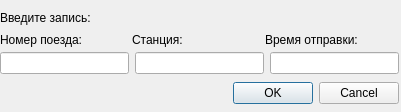
<?xml version="1.0" encoding="UTF-8"?>
<ui version="4.0">
 <class>AddDialog</class>
 <widget class="QDialog" name="AddDialog">
  <property name="geometry">
   <rect>
    <x>0</x>
    <y>0</y>
    <width>401</width>
    <height>112</height>
   </rect>
  </property>
  <property name="windowTitle">
   <string>Создать расписание</string>
  </property>
  <widget class="QLabel" name="description">
   <property name="geometry">
    <rect>
     <x>0</x>
     <y>10</y>
     <width>141</width>
     <height>16</height>
    </rect>
   </property>
   <property name="text">
    <string>Введите запись:</string>
   </property>
  </widget>
  <widget class="QWidget" name="layoutWidget">
   <property name="geometry">
    <rect>
     <x>0</x>
     <y>50</y>
     <width>399</width>
     <height>56</height>
    </rect>
   </property>
   <layout class="QVBoxLayout" name="verticalLayout">
    <item>
     <layout class="QHBoxLayout" name="horizontalLayout">
      <item>
       <widget class="QLineEdit" name="trainNumber"/>
      </item>
      <item>
       <widget class="QLineEdit" name="destinationStation"/>
      </item>
      <item>
       <widget class="QLineEdit" name="departureTime"/>
      </item>
     </layout>
    </item>
    <item>
     <widget class="QDialogButtonBox" name="buttonBox">
      <property name="orientation">
       <enum>Qt::Horizontal</enum>
      </property>
      <property name="standardButtons">
       <set>QDialogButtonBox::Cancel|QDialogButtonBox::Ok</set>
      </property>
     </widget>
    </item>
   </layout>
  </widget>
  <widget class="QWidget" name="layoutWidget">
   <property name="geometry">
    <rect>
     <x>0</x>
     <y>30</y>
     <width>391</width>
     <height>20</height>
    </rect>
   </property>
   <layout class="QHBoxLayout" name="horizontalLayout_2">
    <item>
     <widget class="QLabel" name="number">
      <property name="text">
       <string>Номер поезда:</string>
      </property>
     </widget>
    </item>
    <item>
     <widget class="QLabel" name="station">
      <property name="text">
       <string>Станция:</string>
      </property>
     </widget>
    </item>
    <item>
     <widget class="QLabel" name="time">
      <property name="text">
       <string>Время отправки:</string>
      </property>
     </widget>
    </item>
   </layout>
  </widget>
 </widget>
 <resources/>
 <connections>
  <connection>
   <sender>buttonBox</sender>
   <signal>accepted()</signal>
   <receiver>AddDialog</receiver>
   <slot>accept()</slot>
   <hints>
    <hint type="sourcelabel">
     <x>248</x>
     <y>254</y>
    </hint>
    <hint type="destinationlabel">
     <x>157</x>
     <y>274</y>
    </hint>
   </hints>
  </connection>
  <connection>
   <sender>buttonBox</sender>
   <signal>rejected()</signal>
   <receiver>AddDialog</receiver>
   <slot>reject()</slot>
   <hints>
    <hint type="sourcelabel">
     <x>316</x>
     <y>260</y>
    </hint>
    <hint type="destinationlabel">
     <x>286</x>
     <y>274</y>
    </hint>
   </hints>
  </connection>
 </connections>
</ui>
